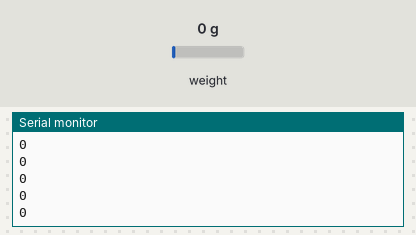
Bench run of a sketch on a simulated ESP32. Parts: the last lines printed to the serial monitor. Inputs (shaded band) come from the test bench; at power-on: weight on the scale 0 g.

Above: at 1.2 s.
1.3 s: weight on the scale set to 100 g
At 1.31 s:
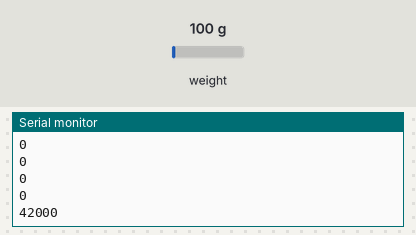
2.8 s: weight on the scale set to 1250 g
At 2.81 s:
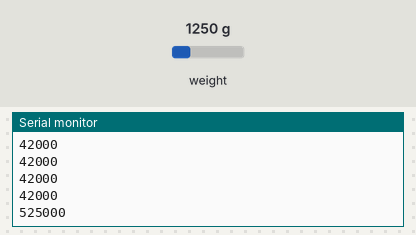
Timing chart, 0 to 5.8 s (numbered marks = the images above; inputs shaded):
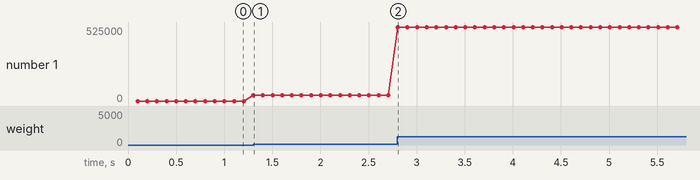

The sketch:

Bancada_Empuxo.ino
```cpp
#include <HX711.h>

const int PINO_DT = 33;
const int PINO_SCK = 32;

HX711 celula;

void setup() {
  Serial.begin(115200);
  celula.begin(PINO_DT, PINO_SCK);
  Serial.println("Leitura bruta do HX711");
}

void loop() {
  if (celula.is_ready()) {
    Serial.println(celula.read());
  }
}
```

Measured:
- after the input at 1.3 s, the serial monitor: prints a new line at once (image 1)
- after the input at 2.8 s, the serial monitor: prints a new line at once (image 2)
- plotted number 1: 0 → 42000 after the input at 1.3 s, 42000 → 525000 after the input at 2.8 s
